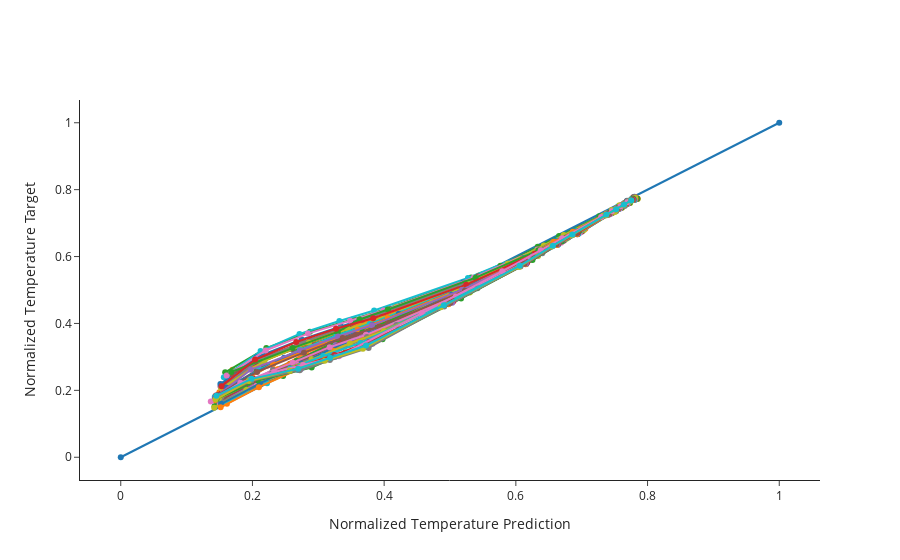

Notebook code for this chart:
### Code cell
fig = go.Figure()
fig.add_trace(go.Scatter(x=[0, 1], y=[0, 1], showlegend=False, mode="markers+lines"))
for i in range(0, len(datasets["X_train"]), batch_size * skip):
    df_pred = pd.DataFrame(model.predict(datasets["X_train"][i : i + batch_size], verbose=0)[:, :, 0])
    df_train = pd.DataFrame(datasets["y_train"][i : i + batch_size][:, :, 0])
    fig.add_trace(
        go.Scatter(
            x=df_pred[0].values,
            y=df_train[0].values,
            showlegend=False,
            mode="markers+lines",
        )
    )

fig.update_yaxes(title="Normalized Temperature Target")
fig.update_xaxes(title="Normalized Temperature Prediction")
fig.update_layout(template="simple_white")
